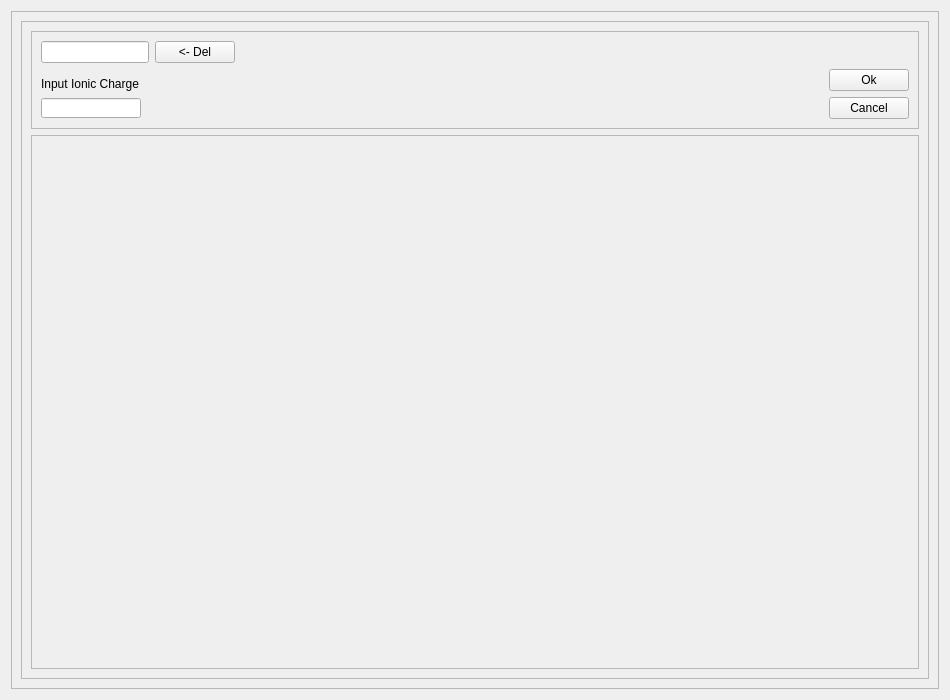
<?xml version="1.0" encoding="UTF-8"?>
<ui version="4.0">
 <class>Form</class>
 <widget class="QWidget" name="Form">
  <property name="geometry">
   <rect>
    <x>0</x>
    <y>0</y>
    <width>950</width>
    <height>700</height>
   </rect>
  </property>
  <property name="sizePolicy">
   <sizepolicy hsizetype="Fixed" vsizetype="Fixed">
    <horstretch>0</horstretch>
    <verstretch>0</verstretch>
   </sizepolicy>
  </property>
  <property name="minimumSize">
   <size>
    <width>950</width>
    <height>700</height>
   </size>
  </property>
  <property name="maximumSize">
   <size>
    <width>950</width>
    <height>700</height>
   </size>
  </property>
  <property name="windowTitle">
   <string>Form</string>
  </property>
  <layout class="QGridLayout" name="gridLayout">
   <item row="0" column="0">
    <widget class="QFrame" name="frame">
     <property name="frameShape">
      <enum>QFrame::StyledPanel</enum>
     </property>
     <property name="frameShadow">
      <enum>QFrame::Raised</enum>
     </property>
     <layout class="QVBoxLayout" name="verticalLayout">
      <item>
       <widget class="QFrame" name="frame_2">
        <property name="frameShape">
         <enum>QFrame::StyledPanel</enum>
        </property>
        <property name="frameShadow">
         <enum>QFrame::Raised</enum>
        </property>
        <layout class="QVBoxLayout" name="verticalLayout_2">
         <item>
          <widget class="QFrame" name="frame_3">
           <property name="sizePolicy">
            <sizepolicy hsizetype="Maximum" vsizetype="Maximum">
             <horstretch>0</horstretch>
             <verstretch>0</verstretch>
            </sizepolicy>
           </property>
           <property name="maximumSize">
            <size>
             <width>1000</width>
             <height>16777215</height>
            </size>
           </property>
           <property name="frameShape">
            <enum>QFrame::StyledPanel</enum>
           </property>
           <property name="frameShadow">
            <enum>QFrame::Raised</enum>
           </property>
           <layout class="QGridLayout" name="gridLayout_2">
            <item row="1" column="1">
             <widget class="QPushButton" name="pushButton_2">
              <property name="sizePolicy">
               <sizepolicy hsizetype="Maximum" vsizetype="Maximum">
                <horstretch>0</horstretch>
                <verstretch>0</verstretch>
               </sizepolicy>
              </property>
              <property name="text">
               <string>&lt;- Del</string>
              </property>
             </widget>
            </item>
            <item row="3" column="3">
             <widget class="QPushButton" name="pushButton_4">
              <property name="sizePolicy">
               <sizepolicy hsizetype="Maximum" vsizetype="Maximum">
                <horstretch>0</horstretch>
                <verstretch>0</verstretch>
               </sizepolicy>
              </property>
              <property name="text">
               <string>Cancel</string>
              </property>
             </widget>
            </item>
            <item row="1" column="0">
             <widget class="QLineEdit" name="lineEdit_3">
              <property name="sizePolicy">
               <sizepolicy hsizetype="Maximum" vsizetype="Maximum">
                <horstretch>0</horstretch>
                <verstretch>0</verstretch>
               </sizepolicy>
              </property>
              <property name="maximumSize">
               <size>
                <width>200</width>
                <height>40</height>
               </size>
              </property>
             </widget>
            </item>
            <item row="2" column="0">
             <widget class="QLabel" name="label_2">
              <property name="text">
               <string>Input Ionic Charge</string>
              </property>
              <property name="alignment">
               <set>Qt::AlignBottom|Qt::AlignLeading|Qt::AlignLeft</set>
              </property>
             </widget>
            </item>
            <item row="3" column="0">
             <widget class="QLineEdit" name="lineEdit">
              <property name="sizePolicy">
               <sizepolicy hsizetype="Maximum" vsizetype="Maximum">
                <horstretch>0</horstretch>
                <verstretch>0</verstretch>
               </sizepolicy>
              </property>
              <property name="maximumSize">
               <size>
                <width>100</width>
                <height>20</height>
               </size>
              </property>
             </widget>
            </item>
            <item row="1" column="2">
             <spacer name="horizontalSpacer">
              <property name="orientation">
               <enum>Qt::Horizontal</enum>
              </property>
              <property name="sizeHint" stdset="0">
               <size>
                <width>40</width>
                <height>20</height>
               </size>
              </property>
             </spacer>
            </item>
            <item row="2" column="3">
             <widget class="QPushButton" name="pushButton_5">
              <property name="sizePolicy">
               <sizepolicy hsizetype="Maximum" vsizetype="Maximum">
                <horstretch>0</horstretch>
                <verstretch>0</verstretch>
               </sizepolicy>
              </property>
              <property name="layoutDirection">
               <enum>Qt::LeftToRight</enum>
              </property>
              <property name="text">
               <string>Ok</string>
              </property>
             </widget>
            </item>
           </layout>
          </widget>
         </item>
         <item>
          <widget class="QFrame" name="frame_4">
           <property name="frameShape">
            <enum>QFrame::StyledPanel</enum>
           </property>
           <property name="frameShadow">
            <enum>QFrame::Raised</enum>
           </property>
           <layout class="QGridLayout" name="gridLayout_3">
            <item row="0" column="0">
             <widget class="QWidget" name="widget" native="true"/>
            </item>
           </layout>
          </widget>
         </item>
        </layout>
       </widget>
      </item>
     </layout>
    </widget>
   </item>
  </layout>
 </widget>
 <resources/>
 <connections/>
</ui>
